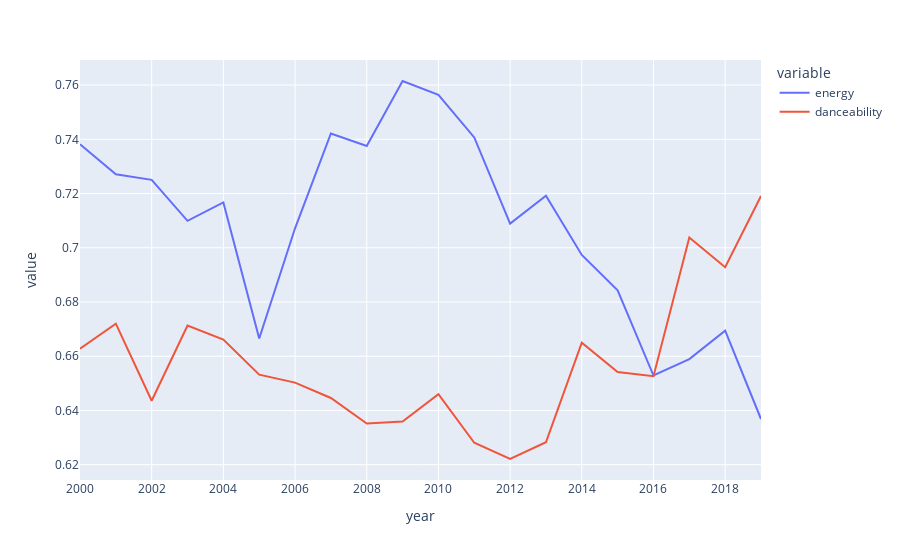

Source (notebook cell):
### Code cell
px.line(top_songs_test, x="year", y=["energy", 'danceability'])

### Figure 1 — Plotly figure (JSON) as saved in the notebook; plotly's stock layout.template omitted (floating-point values rounded to 4 significant figures)
{"data": [{"hovertemplate": "variable=energy<br>year=%{x}<br>value=%{y}<extra></extra>", "legendgroup": "energy", "line": {"color": "#636efa", "dash": "solid"}, "mode": "lines", "name": "energy", "orientation": "v", "showlegend": true, "type": "scatter", "x": [2000, 2001, 2002, 2003, 2004, 2005, 2006, 2007, 2008, 2009, 2010, 2011, 2012, 2013, 2014, 2015, 2016, 2017, 2018, 2019], "xaxis": "x", "y": [0.7382, 0.7271, 0.7251, 0.7099, 0.7167, 0.6665, 0.7072, 0.7422, 0.7375, 0.7615, 0.7564, 0.7407, 0.7089, 0.7192, 0.6973, 0.6843, 0.6529, 0.6589, 0.6694, 0.6369], "yaxis": "y"}, {"hovertemplate": "variable=danceability<br>year=%{x}<br>value=%{y}<extra></extra>", "legendgroup": "danceability", "line": {"color": "#EF553B", "dash": "solid"}, "mode": "lines", "name": "danceability", "orientation": "v", "showlegend": true, "type": "scatter", "x": [2000, 2001, 2002, 2003, 2004, 2005, 2006, 2007, 2008, 2009, 2010, 2011, 2012, 2013, 2014, 2015, 2016, 2017, 2018, 2019], "xaxis": "x", "y": [0.6628, 0.672, 0.6436, 0.6713, 0.6661, 0.6532, 0.6503, 0.6446, 0.6352, 0.6359, 0.646, 0.6281, 0.6221, 0.6283, 0.665, 0.6542, 0.6526, 0.7038, 0.6928, 0.7191], "yaxis": "y"}], "layout": {"legend": {"title": {"text": "variable"}, "tracegroupgap": 0}, "margin": {"t": 60}, "xaxis": {"anchor": "y", "domain": [0, 1], "title": {"text": "year"}}, "yaxis": {"anchor": "x", "domain": [0, 1], "title": {"text": "value"}}}}
